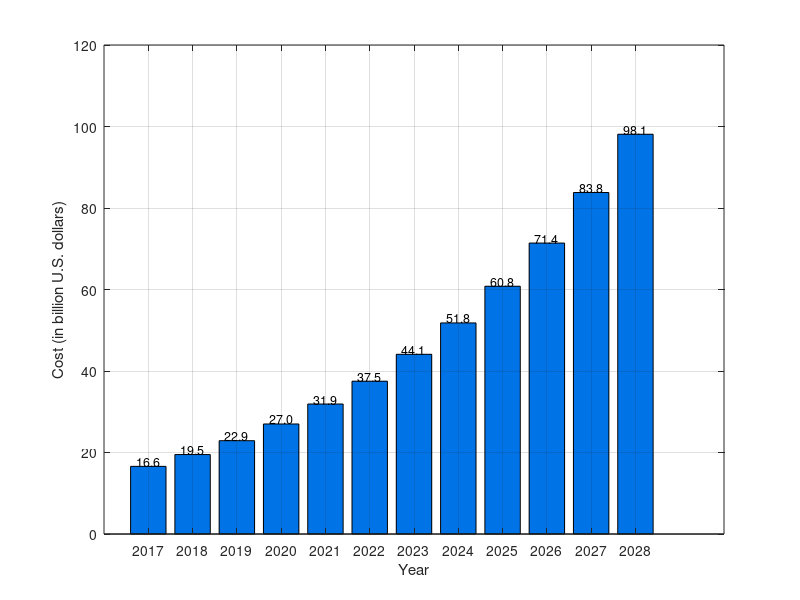

MATLAB code for this plot:
% Define desired figure size in pixels
plotWidth = 500;   % Width in pixels
plotHeight = 400;  % Height in pixels

% Create figure with specified size and white background
figure('Color','w', 'Units','pixels', 'Position',[100 100 plotWidth plotHeight]);

% 1) Define the data
years = 2017:2028;
costs = [16.6, 19.5, 22.9, 27.0, 31.9, 37.5, 44.1, 51.8, 60.8, ...
         71.4, 83.8, 98.1];  % in billion U.S. dollars

% 2) Create the bar chart
hBar = bar(years, costs, 'FaceColor',[0.0 0.45 0.9]);
hold on;  % Hold the current plot so we can add text

% 3) Format the axes
% title('Estimated Annual Cost of Cybercrime in the UK (2017–2028)');
xlabel('Year');
ylabel('Cost (in billion U.S. dollars)');
xticks(years);

% Set the y-axis range
ylim([0 120]);

% Turn on the grid
grid on;

% 4) Add text labels above each bar
for i = 1:length(costs)
    text(years(i), costs(i), sprintf('%.1f', costs(i)), ...
        'HorizontalAlignment','center', ...
        'VerticalAlignment','bottom', ...
        'FontSize', 9, ...
        'Color','k');
end

hold off;  % Release the plot

% Save the generated plot as a PNG file
saveas(gcf, 'img_chapter_1_1_cost_of_cybercrime_UK.png');
